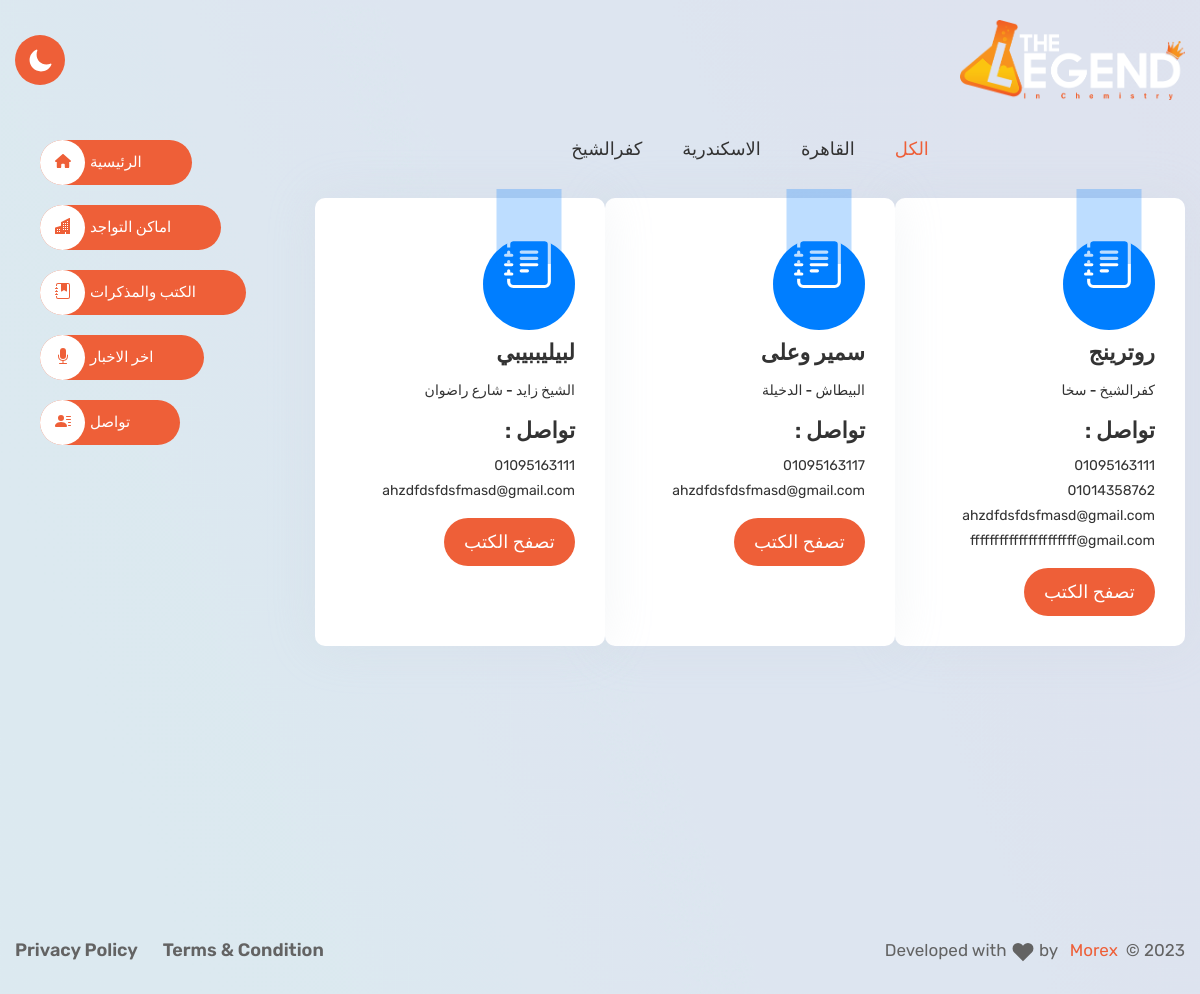
The page /booksplaces/ on the database its author committed.
### centersplaces/models.py (models this page shows, shortened)
class Government(models.Model):
    name = models.CharField(max_length=255, verbose_name='الاسم')
    class Meta:
        verbose_name = 'محافظة'
        verbose_name_plural = 'المحافظات'

### booksplaces/models.py (models this page shows, shortened)
class Library(models.Model):
    name = models.CharField(max_length=255, verbose_name='الاسم')
    government = models.ForeignKey(Government, on_delete=models.CASCADE, verbose_name='المحافظة')
    location = models.CharField(max_length=255, verbose_name='الموقع')
    status = models.BooleanField(default=True, verbose_name='الحالة')
    class Meta:
        verbose_name = 'المكتبة'
        verbose_name_plural = 'المكتبات'

class LibraryContact(models.Model):
    library = models.ForeignKey(Library, on_delete=models.CASCADE, verbose_name='المكتبة')
    phone = models.CharField(max_length=255, verbose_name=' التليفون')
    mail = models.EmailField(max_length=255, verbose_name='الايميل')
    class Meta:
        verbose_name = 'وسيلة تواصل'
        verbose_name_plural = 'وسائل التواصل'

### booksplaces/views.py (the view)
# urls.py: path('', views.booksplaces, name="booksplaces"),
def booksplaces(request):
    governments = Government.objects.all()
    libraries = Library.objects.all()
    context={
        'governments': governments,
        'libraries': libraries,
    }
    return render(request, 'booksplaces/libraries.html',context=context)

### accounts/context_processors.py (called while the page is built)
def site_logo(request):
    site_logo='static/imgs/site_logo/default_logo.png'
    try:
        theme = Theme.objects.first()
        if theme and theme.logo:
            site_logo=theme.logo.url  # Assuming 'logo' is an ImageField
    except Theme.DoesNotExist:
        pass
    return {
        'site_logo': site_logo,
    }

### booksplaces/templates/booksplaces/libraries.html (shortened to what this page needs)
{% extends "base.html" %}
{% load static %}
{% block content %}
<main class="main__content_wrapper hero__section ">
    <div class="section--padding">
        <div class="container">
            <div class="row d-flex justify-content-center hero__section--inner2">
                <div class="col-lg-9 col-sm-12 col-md-12">
                    <section class="portfolio__section section--padding">
                        <div class="container">
                            <div class="portfolio__section--inner">
                                <div class="button-group filters-button-group mb-50">
                                    <button class="filters__button--items button is-checked" data-filter="*" onclick="filterLibraries(this)">الكل</button>
                                    {% for government in governments %}
                                    <button class="filters__button--items button" data-filter="{{ government.id }}" onclick="filterLibraries(this)">{{ government.name }}</button>
                                    {% endfor %}
                                </div>
                                <div class="row d-flex justify-content-center" id="libraries-container">
                                    {% for library in libraries %}
                                        {% if library.status %}
                                            <div class="col-lg-4 col-md-5 col-sm-12 services__card library-card" data-government="{{ library.government.id }}">
                                                <span class="services__card--icon color3 mb-10">
                                                </span>
                                                <div class="services__card--content">
                                                    <h4 class="services__card--title mb-15">{{ library.name }}</h4>
                                                    <h4 class="mb-15">{{ library.location }}</h4>
                                                    <div class="contact__info--content mb-15">
                                                        <h6 class="contact__info--title">تواصل :</h6>
                                                        <div>
                                                            {% for librarycontact in library.librarycontact_set.all %}
                                                            <a href="tel:+2{{ librarycontact.phone }}">{{ librarycontact.phone }}</a>
                                                            {% endfor %}
                                                        </div>
                                                        <div>
                                                            {% for librarycontact in library.librarycontact_set.all %}
                                                            <a href="mailto:{{ librarycontact.mail }}">{{ librarycontact.mail }}</a>
                                                            {% endfor %}
                                                        </div>
                                                    </div>
                                                    <a class="primary__btn" href="{% url "booksplaces:books" library.id %}">تصفح الكتب</a>
                                                </div>
                                            </div>
                                        {% endif %}
                                    {% endfor %}
                                </div>
                            </div>
                        </div>
                    </section>
                </div>
                <div class="col-3">
                    {% include "side.html" %}
                </div>
            </div>
        </div>
    </div>
</main>
{% endblock content %}

### rows shown on the page
Government: name "القاهرة"
Government: name "الاسكندرية"
Government: name "كفرالشيخ"
Library: name "روترينج", location "كفرالشيخ - سخا"
LibraryContact: phone "01095163111", mail "ahzdfdsfdsfmasd@gmail.com"
LibraryContact: phone "01014358762", mail "ffffffffffffffffffffff@gmail.com"
Library: name "سمير وعلى", location "البيطاش - الدخيلة"
LibraryContact: phone "01095163117", mail "ahzdfdsfdsfmasd@gmail.com"
Library: name "لبيليببيبي", location "الشيخ زايد - شارع راضوان"
LibraryContact: phone "01095163111", mail "ahzdfdsfdsfmasd@gmail.com"
